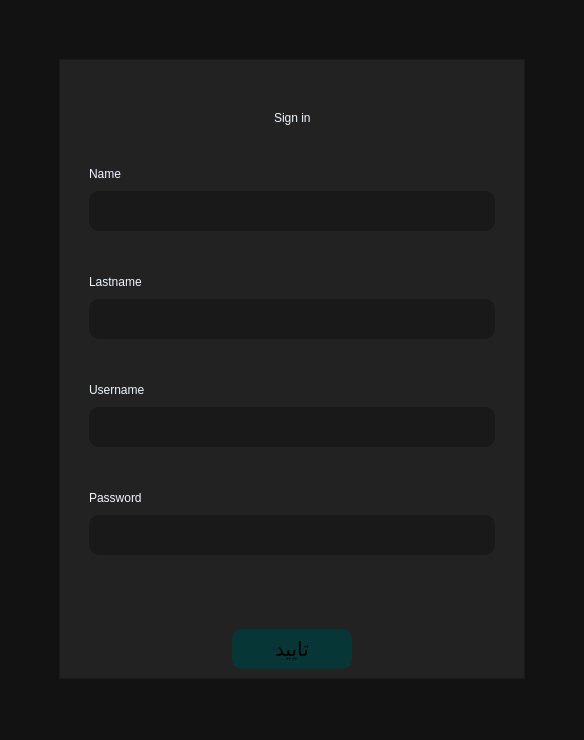
<?xml version="1.0" encoding="UTF-8"?>
<ui version="4.0">
 <class>MainWindow</class>
 <widget class="QMainWindow" name="MainWindow">
  <property name="geometry">
   <rect>
    <x>0</x>
    <y>0</y>
    <width>584</width>
    <height>740</height>
   </rect>
  </property>
  <property name="windowTitle">
   <string>ثبت نام</string>
  </property>
  <property name="styleSheet">
   <string notr="true">QWidget{
    background-color: rgb(18, 18, 18);
}
QFrame{
    background-color: rgb(34, 34, 34);
}
QLabel#label_5{
    font-size: 18px;
    color: rgb(171, 217, 255);
}
QLabel{
    font-size: 12px;
    color: aliceblue;
}
QPushButton{
    background-color: rgb(7, 54, 54);
    border-radius: 10px;
}
QPushButton:hover{
    background-color: rgba(14, 82, 82, 0.842);

}
QLineEdit{
    background-color: rgb(25, 25, 25);
    font-size: 13px;
	border-radius : 10px
}</string>
  </property>
  <widget class="QWidget" name="centralwidget">
   <layout class="QGridLayout" name="gridLayout">
    <item row="0" column="0">
     <layout class="QGridLayout" name="gridLayout_3">
      <property name="leftMargin">
       <number>50</number>
      </property>
      <property name="topMargin">
       <number>50</number>
      </property>
      <property name="rightMargin">
       <number>50</number>
      </property>
      <property name="bottomMargin">
       <number>30</number>
      </property>
      <item row="0" column="0">
       <widget class="QFrame" name="frame_2">
        <property name="frameShape">
         <enum>QFrame::Shape::StyledPanel</enum>
        </property>
        <property name="frameShadow">
         <enum>QFrame::Shadow::Raised</enum>
        </property>
        <layout class="QGridLayout" name="gridLayout_4">
         <item row="0" column="0">
          <layout class="QVBoxLayout" name="verticalLayout_7">
           <property name="spacing">
            <number>0</number>
           </property>
           <item>
            <layout class="QHBoxLayout" name="horizontalLayout_3">
             <item>
              <spacer name="horizontalSpacer_5">
               <property name="orientation">
                <enum>Qt::Orientation::Horizontal</enum>
               </property>
               <property name="sizeHint" stdset="0">
                <size>
                 <width>40</width>
                 <height>20</height>
                </size>
               </property>
              </spacer>
             </item>
             <item>
              <widget class="QLabel" name="label_6">
               <property name="text">
                <string>Sign in</string>
               </property>
              </widget>
             </item>
             <item>
              <spacer name="horizontalSpacer_6">
               <property name="orientation">
                <enum>Qt::Orientation::Horizontal</enum>
               </property>
               <property name="sizeHint" stdset="0">
                <size>
                 <width>40</width>
                 <height>20</height>
                </size>
               </property>
              </spacer>
             </item>
            </layout>
           </item>
           <item>
            <layout class="QVBoxLayout" name="verticalLayout_8">
             <property name="spacing">
              <number>20</number>
             </property>
             <property name="leftMargin">
              <number>20</number>
             </property>
             <property name="rightMargin">
              <number>20</number>
             </property>
             <item>
              <layout class="QVBoxLayout" name="verticalLayout_9">
               <property name="spacing">
                <number>10</number>
               </property>
               <item>
                <widget class="QLabel" name="label_7">
                 <property name="text">
                  <string>Name</string>
                 </property>
                </widget>
               </item>
               <item>
                <widget class="QLineEdit" name="name">
                 <property name="minimumSize">
                  <size>
                   <width>400</width>
                   <height>40</height>
                  </size>
                 </property>
                 <property name="styleSheet">
                  <string notr="true"/>
                 </property>
                </widget>
               </item>
               <item>
                <layout class="QHBoxLayout" name="horizontalLayout">
                 <item>
                  <widget class="QLabel" name="inv_name">
                   <property name="text">
                    <string/>
                   </property>
                  </widget>
                 </item>
                </layout>
               </item>
              </layout>
             </item>
             <item>
              <layout class="QVBoxLayout" name="verticalLayout_10">
               <property name="spacing">
                <number>10</number>
               </property>
               <item>
                <widget class="QLabel" name="label_8">
                 <property name="text">
                  <string>Lastname</string>
                 </property>
                </widget>
               </item>
               <item>
                <widget class="QLineEdit" name="lastname">
                 <property name="minimumSize">
                  <size>
                   <width>0</width>
                   <height>40</height>
                  </size>
                 </property>
                </widget>
               </item>
               <item>
                <widget class="QLabel" name="inv_last">
                 <property name="text">
                  <string/>
                 </property>
                </widget>
               </item>
              </layout>
             </item>
             <item>
              <layout class="QVBoxLayout" name="verticalLayout_11">
               <property name="spacing">
                <number>10</number>
               </property>
               <item>
                <widget class="QLabel" name="label_9">
                 <property name="text">
                  <string>Username</string>
                 </property>
                </widget>
               </item>
               <item>
                <widget class="QLineEdit" name="username">
                 <property name="minimumSize">
                  <size>
                   <width>0</width>
                   <height>40</height>
                  </size>
                 </property>
                </widget>
               </item>
               <item>
                <widget class="QLabel" name="inv_user">
                 <property name="text">
                  <string/>
                 </property>
                </widget>
               </item>
              </layout>
             </item>
             <item>
              <layout class="QVBoxLayout" name="verticalLayout_12">
               <property name="spacing">
                <number>10</number>
               </property>
               <item>
                <widget class="QLabel" name="label_10">
                 <property name="text">
                  <string>Password</string>
                 </property>
                </widget>
               </item>
               <item>
                <widget class="QLineEdit" name="pas">
                 <property name="minimumSize">
                  <size>
                   <width>0</width>
                   <height>40</height>
                  </size>
                 </property>
                </widget>
               </item>
               <item>
                <widget class="QLabel" name="inv_pas">
                 <property name="text">
                  <string/>
                 </property>
                </widget>
               </item>
               <item>
                <spacer name="verticalSpacer_2">
                 <property name="orientation">
                  <enum>Qt::Orientation::Vertical</enum>
                 </property>
                 <property name="sizeType">
                  <enum>QSizePolicy::Policy::Minimum</enum>
                 </property>
                 <property name="sizeHint" stdset="0">
                  <size>
                   <width>20</width>
                   <height>40</height>
                  </size>
                 </property>
                </spacer>
               </item>
               <item>
                <layout class="QHBoxLayout" name="horizontalLayout_4">
                 <item>
                  <spacer name="horizontalSpacer_7">
                   <property name="orientation">
                    <enum>Qt::Orientation::Horizontal</enum>
                   </property>
                   <property name="sizeHint" stdset="0">
                    <size>
                     <width>40</width>
                     <height>20</height>
                    </size>
                   </property>
                  </spacer>
                 </item>
                 <item>
                  <widget class="QPushButton" name="conf">
                   <property name="minimumSize">
                    <size>
                     <width>120</width>
                     <height>40</height>
                    </size>
                   </property>
                   <property name="font">
                    <font>
                     <family>B Nazanin</family>
                     <pointsize>15</pointsize>
                    </font>
                   </property>
                   <property name="cursor">
                    <cursorShape>PointingHandCursor</cursorShape>
                   </property>
                   <property name="text">
                    <string>تایید</string>
                   </property>
                  </widget>
                 </item>
                 <item>
                  <spacer name="horizontalSpacer_8">
                   <property name="orientation">
                    <enum>Qt::Orientation::Horizontal</enum>
                   </property>
                   <property name="sizeHint" stdset="0">
                    <size>
                     <width>40</width>
                     <height>20</height>
                    </size>
                   </property>
                  </spacer>
                 </item>
                </layout>
               </item>
              </layout>
             </item>
            </layout>
           </item>
          </layout>
         </item>
        </layout>
       </widget>
      </item>
     </layout>
    </item>
   </layout>
  </widget>
  <widget class="QMenuBar" name="menubar">
   <property name="geometry">
    <rect>
     <x>0</x>
     <y>0</y>
     <width>584</width>
     <height>33</height>
    </rect>
   </property>
  </widget>
  <widget class="QStatusBar" name="statusbar"/>
 </widget>
 <resources/>
 <connections/>
</ui>
